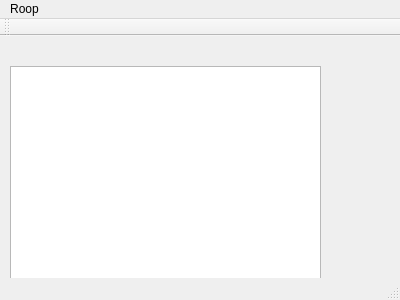
<?xml version="1.0" encoding="UTF-8"?>
<ui version="4.0">
 <class>RoopEnvironment</class>
 <widget class="QMainWindow" name="RoopEnvironment">
  <property name="geometry">
   <rect>
    <x>0</x>
    <y>0</y>
    <width>400</width>
    <height>300</height>
   </rect>
  </property>
  <property name="windowTitle">
   <string>RoopEnvironment</string>
  </property>
  <widget class="QWidget" name="centralWidget">
   <widget class="QTextEdit" name="roopEditor">
    <property name="geometry">
     <rect>
      <x>10</x>
      <y>30</y>
      <width>311</width>
      <height>221</height>
     </rect>
    </property>
   </widget>
  </widget>
  <widget class="QMenuBar" name="menuBar">
   <property name="geometry">
    <rect>
     <x>0</x>
     <y>0</y>
     <width>400</width>
     <height>20</height>
    </rect>
   </property>
   <widget class="QMenu" name="menuRoop">
    <property name="title">
     <string>Roop</string>
    </property>
   </widget>
   <addaction name="menuRoop"/>
  </widget>
  <widget class="QToolBar" name="mainToolBar">
   <attribute name="toolBarArea">
    <enum>TopToolBarArea</enum>
   </attribute>
   <attribute name="toolBarBreak">
    <bool>false</bool>
   </attribute>
  </widget>
  <widget class="QStatusBar" name="statusBar"/>
 </widget>
 <layoutdefault spacing="6" margin="11"/>
 <resources/>
 <connections/>
</ui>
